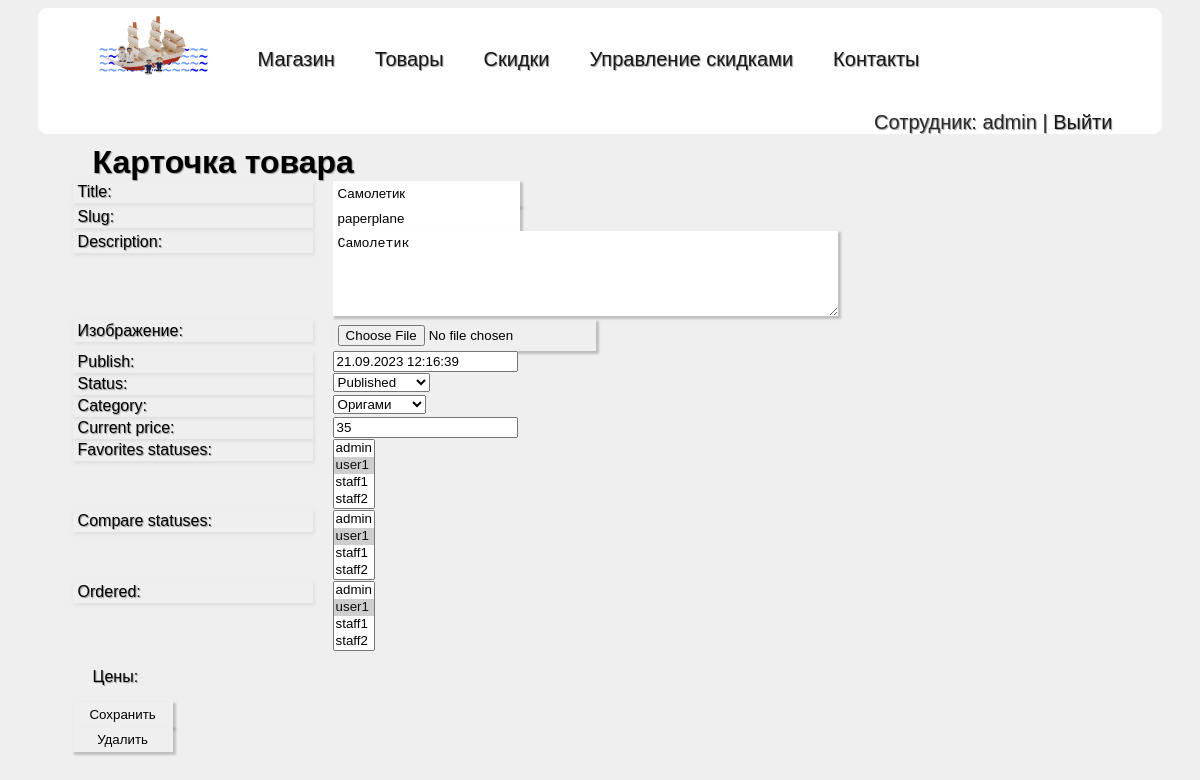
The app's page /viewgood/19 (signed in) with its own data.
### goods/models.py (models this page shows, shortened)
class Goods(models.Model):
    STATUS_CHOICES = (
        ('published', 'Published'),
        ('unpublished', 'Unpublished')
    )
    title = models.CharField(max_length=250)
    slug = models.SlugField(max_length=250)
    description = models.TextField()
    picture = models.ImageField(upload_to='goods/images')
    publish = models.DateTimeField(default=timezone.now)
    created = models.DateTimeField(auto_now_add=True)
    updated = models.DateTimeField(auto_now=True)
    status = models.CharField(max_length=11, choices=STATUS_CHOICES, default='published')
    category = models.ForeignKey('GoodsCategories', on_delete=models.PROTECT)
    current_price = models.FloatField()
    favorites_statuses = models.ManyToManyField(User, through="FavoritesStatuses", blank=True)
    compare_statuses = models.ManyToManyField(User, through="CompareStatuses", blank=True,
                                              related_name='compare_goods_set')
    ordered = models.ManyToManyField(User, through="Order", blank=True,
                                     related_name='orders_set')

### goods/views.py (the view, shortened to what this page needs)
# urls.py: path("viewgood/<int:pk>", viewgood, name="viewgood"),
@staff_member_required
def viewgood(request, pk):
    good = get_object_or_404(Goods, pk=pk)
    form = CreateGoodsForm(instance=good)
    if request.method == 'GET':
        return render(request, 'goods/viewgood.html', {'good': good, 'form': form})

### goods/forms.py
class CreateGoodsForm(forms.ModelForm):
    picture = forms.ImageField(label=u'Изображение',
                               widget=forms.FileInput(attrs={'class': 'form-input'}))
    class Meta:
        model = Goods
        fields = "__all__"
        widgets = {
            'title': forms.TextInput(attrs={'class': 'form-input'}),
            'slug': forms.TextInput(attrs={'class': 'form-input'}),
            'description': forms.Textarea(attrs={'cols': 60, 'rows': 5, 'class': 'form-input'}),
        }

### goods/models.py (called while the page is built)
    def __str__(self):
        return self.title

### goods/templates/goods/viewgood.html (shortened to what this page needs)
{% extends 'seller/base.html' %}
{% block content %}
<h1>Карточка товара</h1>
<div class="but">
    <form method="post" enctype="multipart/form-data">
        {% for f in form %}
        <p><label class="form-label" for="{{ f.id_for_label }}">{{f.label}}:</label>{{ f }}</p>
        {% endfor %}
        <ul>
            Цены:
        </ul>
        <button class="btn" type="submit">Сохранить</button>
    </form>
    <form action="{% url 'delete' good.id %}" method="post">
        <button class="btn">Удалить</button>
    </form>
</div>
{% endblock %}

### seller/templates/seller/base.html (shortened to what this page needs)
<!DOCTYPE html>
{% load static %}
<html lang="en">
<head>
    <link rel="stylesheet" href="{% static 'css/style.css' %}">
</head>
<body>
<div class="container">
    <div class="menu">
        <div class="wrap">
            <ul class="menu">
                <li><a href="{% url 'home' %}"><img class="logo" src="{% static 'seller/logo.png' %}" alt="logo"></a>
                </li>
                <li class="text"><a href="{% url 'home' %}">Магазин</a></li>
                <li class="text"><a href="{% url 'goods' %}">Товары</a></li>
                <li class="text"><a href="{% url 'discounts' %}">Скидки</a></li>
                {% if request.user.is_authenticated and user.is_staff %}
                <li class="text"><a href="{% url 'discounts-manage' %}">Управление скидками</a></li>
                {% endif %}
                <li class="text"><a href="{% url 'contacts' %}">Контакты</a></li>
                {% if request.user.is_authenticated %}
                {% if user.is_staff %}
                <li class="text last">Сотрудник: {{ user.username }} | <a href="{% url 'logout' %}">Выйти</a></li>
                {% else %}
                <li class="text last"><a href="{% url 'cart_view' %}">Корзина 🛒 |</a>  Покупатель: {{ user.username }} | <a href="{% url 'logout' %}">Выйти</a></li>
                {% endif %}
                {% else %}
                <li class="text last"><a href="{% url 'register' %}">Регистрация</a> | <a href="{% url 'login' %}">Авторизация</a>
                </li>
                {% endif %}
            </ul>
        </div>
    </div>
    <div class="content">
        <div class="wrap">
            {% block content %}
            {% endblock %}
        </div>
    </div>
</div>
</body>
</html>

### seller/static/css/style.css (style rules this page uses)
p, h2, h3, h5 { margin: 0; padding: 0; }
a { all: unset; cursor: pointer; }
body { background-color: rgb(239, 239, 239); text-shadow: 1px 1px 1px rgb(150, 150, 150); font-family: "Lucida Sans", "Lucida Sans Regular", "Lucida Grande", "Lucida Sans Unicode", Geneva, Verdana, sans-serif; }
.content { padding: 5px 15px; }
.menu .wrap { list-style: none; }
.menu { background: #fff; border-radius: 10px; width: 100%; margin: 5px auto; box-sizing: border-box; }
ul { list-style: none; }
ul.menu { margin: 0; padding: 0; color: #2a2a2a; font-size: 20px; overflow: hidden; }
ul.menu li { float: left; margin: 0 10px 0px 30px; padding-top: 5px; }
ul.menu li.last { float: right; padding-right: 40px; }
ul.menu li a { color: #171717; text-decoration: none; }
.logo { max-width: 120px; }
ul.menu img.logo { margin: 0px auto 2px 30px; padding-top: 0; }
ul.menu li.text { margin-top: 35px; }
.container { margin: 0 auto; max-width: 95%; min-height: 960px; }
h1 { margin: 0px 40px; }
a { text-decoration: none; }
.form-label { display: inline-block; min-width: 230px; vertical-align: top; box-shadow: 1px 2px 4px 0.2px rgba(140, 140, 140, 0.2); margin: 0px 20px; padding: 2px 5px; }
.form-input, .btn { box-shadow: 2px 2px 2px 1px rgba(0, 0, 0, 0.2); outline-color: #9d9d9d; border: none; padding: 5px; }
.btn { margin-left: 20px; min-width: 100px; text-align: center; }
.last { float: right; margin-right: 20px; }

### records on screen
Goods: form "Самолетик" "paperplane" "Самолетик" "21.09.2023 12:16:39" "Published" "Оригами" "35"

### other values on screen
{{ user.username }} "admin"
{{ f.label }} "Title" "Slug" "Description" "Изображение" "Publish" "Status" "Category" "Current price" "Favorites statuses" "Compare statuses" "Ordered"
